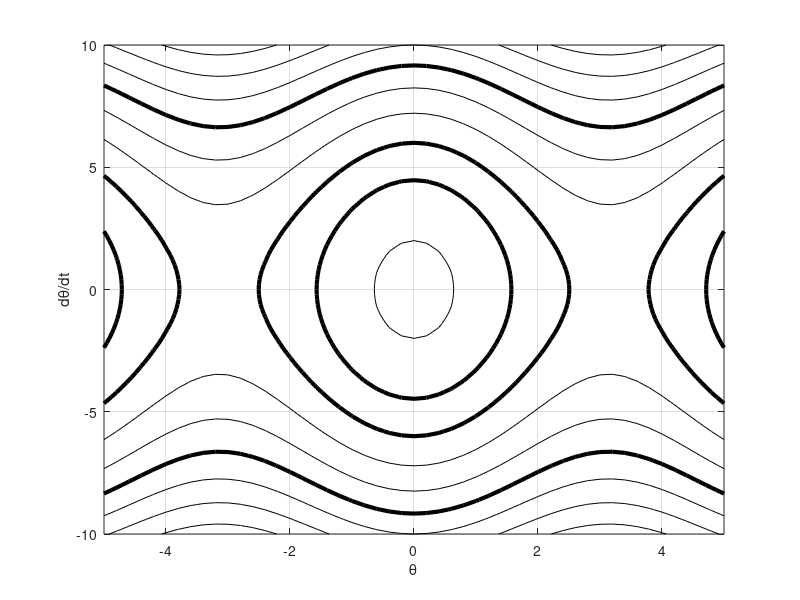

The MATLAB script that drew this image:
% PENDULUMCURVES  Contour plot of constant-energy curves for a pendulum

E = @(theta,dtheta) 0.5 * dtheta.^2 - 10.0 * cos(theta);

[th,dth]=meshgrid(-5:.2:5,-10:.2:10);
EE = E(th,dth);
ch = contour(th,dth,EE,[-16:8:56],'k');
% clabel(ch)     % uncomment to get labels
hold on
contour(th,dth,EE,[0 8 32],'k','linewidth',3.0);
hold off
grid on
xlabel('\theta'),  ylabel('d\theta/dt')
%print -dpdf pendulumcurves.pdf

